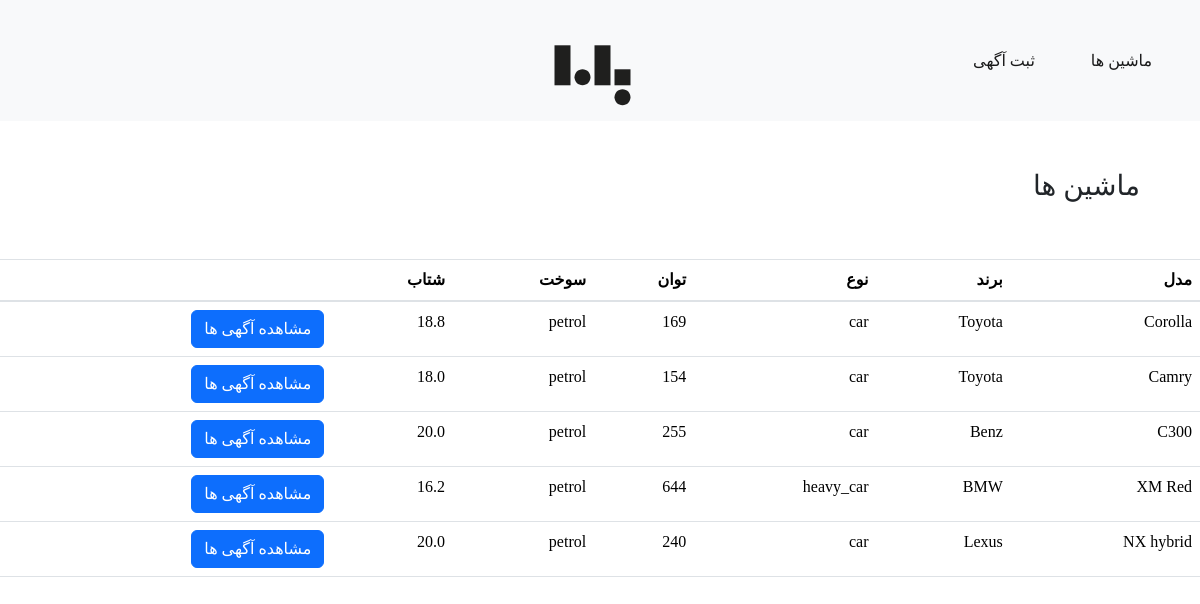
/machines, run on the app's committed database.
### ads/models.py (models this page shows, shortened)
class Car(models.Model):
    name = models.CharField(max_length=100)
    brand = models.ForeignKey(Brand, on_delete=models.PROTECT)
    type = models.CharField(max_length=20, choices=(("car", "car"),
                                                    ("bicycle", "bicycle"),
                                                    ("motor", "motor"),
                                                    ("heavy_car", "heavy_car")), default = 'car')
    acceleration = models.FloatField()
    power = models.IntegerField()
    fuel = models.CharField(max_length=20, choices=(('petrol','petrol'),
                                                    ('electricity', 'electricity'),
                                                    ('gasoline', 'gasoline')), default = 'petrol')

class Brand(models.Model):
    name = models.CharField(max_length=50)
    def __str__(self) -> str:
        return self.name

### machine/views.py (the view)
# urls.py: path('', List)
def List(request):
    return render(request, 'machinepage/machine.html', {'cars':Car.objects.all()})

### media/templates/machinepage/machine.html (shortened to what this page needs)
<!DOCTYPE html>
<html lang="fa", dir="rtl">
<head>
    <link rel="stylesheet" href="https://stackpath.bootstrapcdn.com/bootstrap/4.5.2/css/bootstrap.min.css">
    <link href="https://cdn.jsdelivr.net/npm/bootstrap@5.3.2/dist/css/bootstrap.min.css" rel="stylesheet">
    <link rel="stylesheet" href="../../assets/style.css">
</head>
<body>
    <nav class="navbar navbar-expand-lg navbar-light bg-light">
        <ul class="navbar-nav">
            <li class="nav-item">
                <a  class="nav-link active" aria-current="page" href="/machines">ماشین ها</a>
            </li>
        </ul>
        <ul class="navbar-nav">
            <li class="nav-item">
                <a  class="nav-link active" aria-current="page" href="/ads/add">ثبت آگهی</a>
            </li>
        </ul>
        <a href="/" aria-current="page" class="navbar-brand mx-auto" data-v-5561ece8="" data-v-08673970="">
            <br>
        </a>
    </nav>
    <br><br>
    <table class="table">
        <thead>
            <h3 style="margin-right: 5%;">ماشین ها </h3>
            <br><br>
            <tr>
                <th> مدل </th>
                <th> برند </th>
                <th> نوع </th>
                <th> توان </th>
                <th> سوخت </th>
                <th> شتاب </th>
                <th></th>
            </tr>
        </thead>
        <tbody>
            {% for item in cars %}
                <tr>
                    <td>{{ item.name }}</td>
                    <td>{{ item.brand }}</td>
                    <td>{{ item.type }}</td>
                    <td>{{ item.power }}</td>
                    <td>{{ item.fuel }}</td>
                    <td>{{ item.acceleration }}</td>
                    <td> <a href="ads/?car={{ item.name }}"><button type="button" class="btn btn-primary" >مشاهده آگهی ها</button></a> </td>
                </tr>
            {% endfor %}
        </tbody>
    </table>
</body>
</html>

### media/assets/style.css (style rules this page uses)
body { font-family: Vazir; }

### data on the page
Car: name "Corolla", brand "Toyota", type "car", power "169", fuel "petrol", acceleration "18.8"
Car: name "Camry", brand "Toyota", type "car", power "154", fuel "petrol", acceleration "18.0"
Car: name "C300", brand "Benz", type "car", power "255", fuel "petrol", acceleration "20.0"
Car: name "XM Red", brand "BMW", type "heavy_car", power "644", fuel "petrol", acceleration "16.2"
Car: name "NX hybrid", brand "Lexus", type "car", power "240", fuel "petrol", acceleration "20.0"
